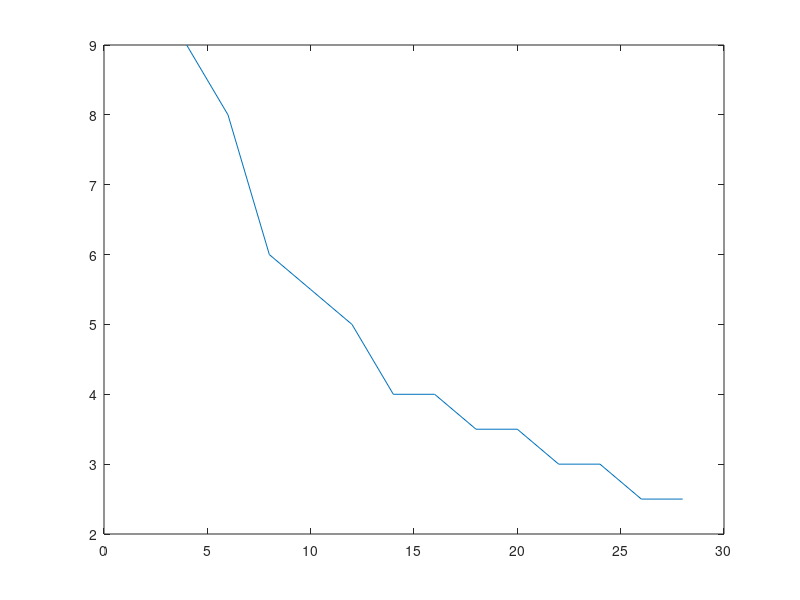

Reproduce this figure in MATLAB.
Uv=[30:-2:4];
Uv2=[28:-2:4];
Pout=[37.8 37.5 37.3 37.1 37 36.7 36.5 36.2 35.9 35.6 35.1 34.7 34.1 32.8];
f=[9387 9382 9377 9371 9365 9358 9351 9343 9335 9325 9314 9302 9286 9268];
Ig=[310 310 310 310 310 310 310 310 310 310];
%  kpd=100*Pout./(Uv.*Ig);
 for k=1:1:13
     df(k)=abs(f(k+1)-f(k));
     dUv(k)=abs(Uv(k+1)-Uv(k));
     ds(k)=df(k)/dUv(k);
 end
plot(Uv2,ds)